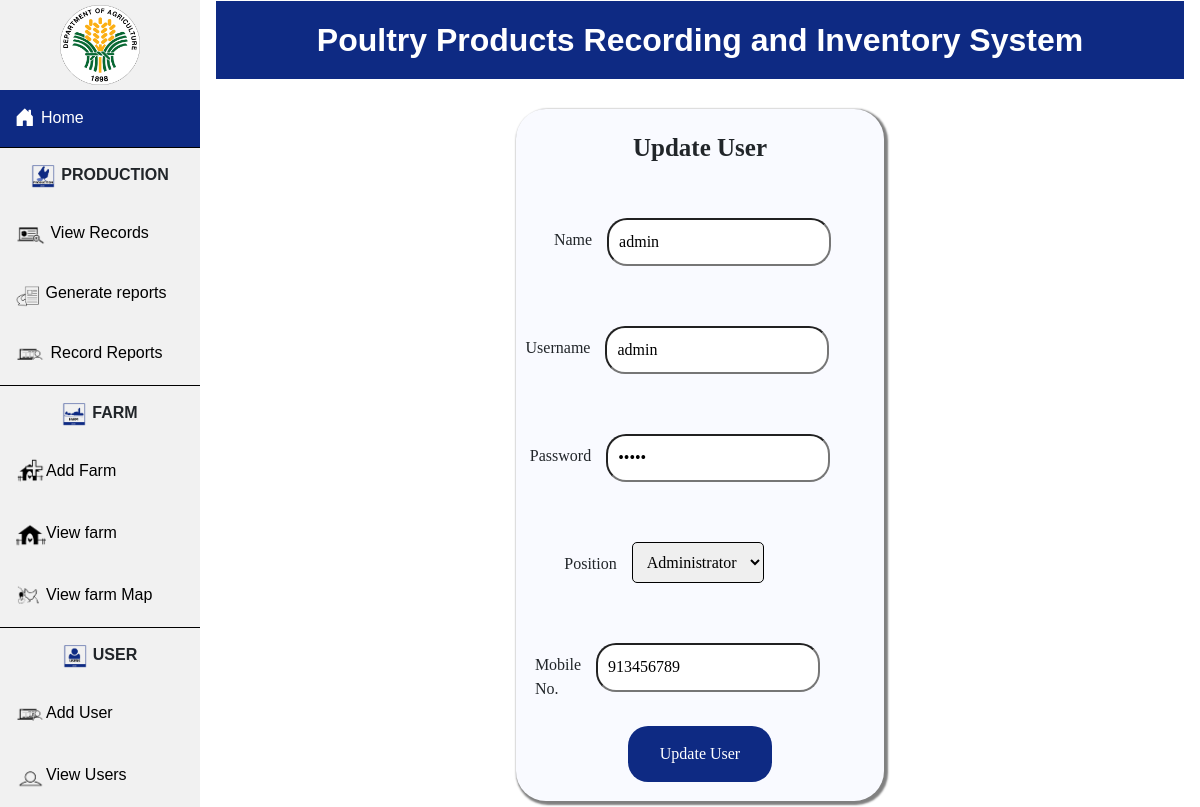
The page /project/update.php?userID=85 on the database its author committed.
### tables this page shows
CREATE TABLE `user` (
  `userID` int(11) NOT NULL,
  `name` varchar(21) NOT NULL,
  `username` varchar(21) NOT NULL,
  `position` varchar(21) NOT NULL DEFAULT 'admin',
  `password` varchar(21) NOT NULL,
  `repassword` varchar(21) NOT NULL,
  `baranggay` varchar(21) NOT NULL,
  `mobile_no` bigint(21) NOT NULL,
  `status` varchar(21) NOT NULL DEFAULT 'on'
);

### project/update.php (the view, shortened to what this page needs)
<?php
include 'connect.php';
$data = mysqli_connect($sname, $uname, $password, $db_name);
$name = "";
$username = "";
$password = "";
$mobile_no = "";
if($_SERVER['REQUEST_METHOD'] == 'GET'){
	$userID = $_GET["userID"];
	$sql = "SELECT * FROM user WHERE userID = $userID";
	$result = $data->query($sql);
	$row = $result->fetch_assoc();
	$name = $row["name"];
	$username = $row["username"];
	$password = $row["password"];
	$mobile_no = $row["mobile_no"];
}
?>
<?php include ("header.php");  ?>
	<section class="log-in">
		<form action="#" method="post">
		<div class="text2">
			<p><b>Update User</b></p>
		</div>
		<div class="input">
			<p>Name</p>
			<input type="text" name="name" placeholder="Name" id="name" value= "<?php echo $name; ?>" required >
		</div>
		<div class="inputUser">
			<p>Username</p>
			<input type="text" name="username" placeholder="Username" id="username" value= "<?php echo $username; ?>" required>
		</div>
		<div class="input3">
			<p>Password</p>
			<input type="Password" name="password" placeholder="Password" id="password" value= "<?php echo $password; ?>" required>
		</div>
		<div class="input2">
			<p>Position</p>
			<select name="position" id="position" >
				<option value="admin">Administrator</option>
			</select>
		</div>
		<div class="input4">
			<p>Mobile No.</p>
			<input type="number" name="mobile_no" placeholder="09** *** ****" id="mobile" value= "<?php echo $mobile_no; ?>" required>
		</div>
		<div class="submit">
			<input type="submit" name = "update" id="submit" value="Update User">
		</div>
	</section>
</body>
</html>

### project/header.php (style rules this page uses)
body { margin: 0; font-family: helvetica; }

### project/update.php (style rules this page uses)
.log-in { box-shadow: 2px 2px 2px 2px grey; border-radius: 30px; font-family: tahoma; background-color: #f9faff; padding: 15px; margin-top: 30px; margin-right: 300px; margin-left: 300px; margin-bottom: 5px; }
.log-in p { padding: 5px; }
.text2 { display: flex; justify-content: center; font-size: 25px; }
.input { margin-left: 10px; display: flex; justify-content: center; }
.input p { margin-top: 35px; }
.inputUser { margin-left: -20px; display: flex; justify-content: center; }
.inputUser p { margin-top: 35px; }
.input2 { margin-right: 47px; display: flex; justify-content: center; }
.input2 p { margin-top: 35px; }
.input3 { margin-right: 15px; display: flex; justify-content: center; }
.input3 p { margin-top: 35px; }
.input4 { margin-right: 20px; display: flex; justify-content: center; }
.input4 p { margin-top: 35px; }
.submit { display:flex; justify-content:center; text-align: center; }
input[type=submit] { border-radius: 20px; background-color: #0e2a83; border: none; color: white; padding: 16px 32px; text-decoration: none; margin: 4px 2px; cursor: pointer; }
input { color: black; border-radius: 20px; padding: 10px; margin: 30px; margin-left: 10px; }
select { padding: 10px; margin: 30px; margin-left: 10px; outline: 0; background-image: none; border: 1px solid black; border-radius: 5px; }

### rows shown on the page
user: name "admin", username "admin", mobile_no "913456789"
